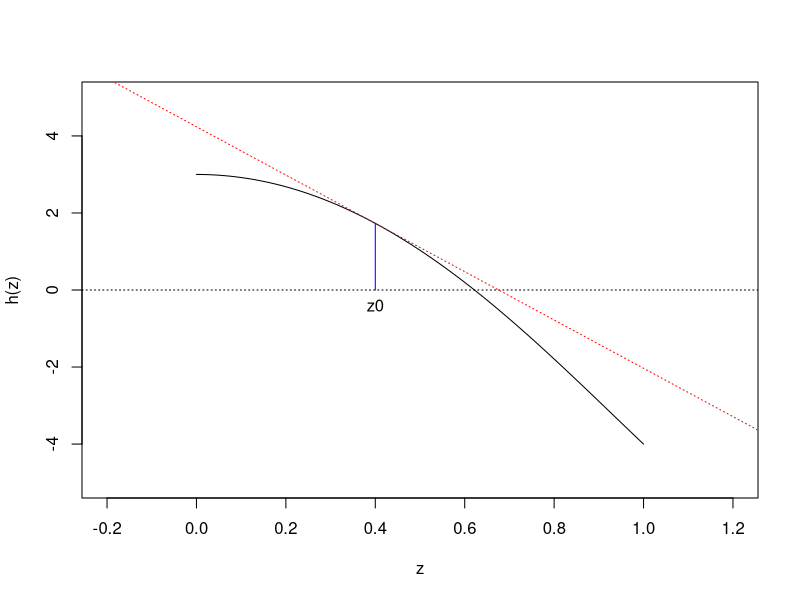
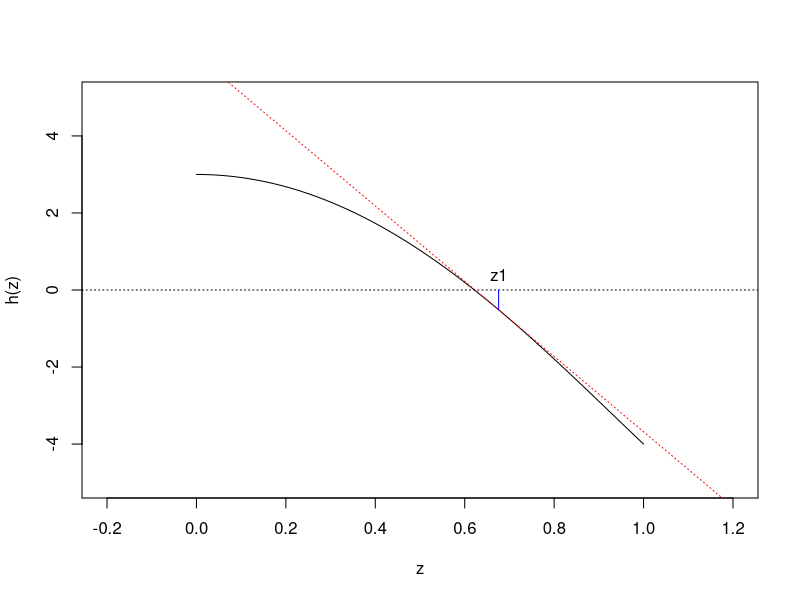

R code for these plots, in order:
# Zeros of the equation by the Newton-Raphson method

newton <- function(f,g,z0,epsilon){
   diff <- 1
   while (abs(diff) > epsilon) {
      if(abs(g(z0)) < epsilon) return("incorrect specification")
      diff <- -f(z0)/g(z0)
      z0 <- z0 + diff
      }
   return(z0)   
   }

h <- function(z) z^5 -8*z^2 + 3
h.1 <- function(z) 5*z^4-16*z

z0 <- 0.4
newton(h,h.1,z0,0.5*10^(-4))

plot(h,0,1,xlim=c(-0.2,1.2),xlab="z",ylim=c(-5,5),ylab="h(z)")
abline(h=0, lty="dotted")
abline(c(h(z0)-h.1(z0)*z0,h.1(z0)),lty="dotted",col="red")
segments(z0,0,z0,h(z0),col="blue")
text(z0,-0.4,"z0")
x11()
z1 <- z0 - h(z0)/h.1(z0)
plot(h,0,1,xlim=c(-0.2,1.2),xlab="z",ylim=c(-5,5),ylab="h(z)")
abline(h=0, lty="dotted")
abline(c(h(z1)-h.1(z1)*z1,h.1(z1)), lty="dotted",col="red")
segments(z1,0,z1,h(z1),col="blue")
text(z1,0.4,"z1")

# end